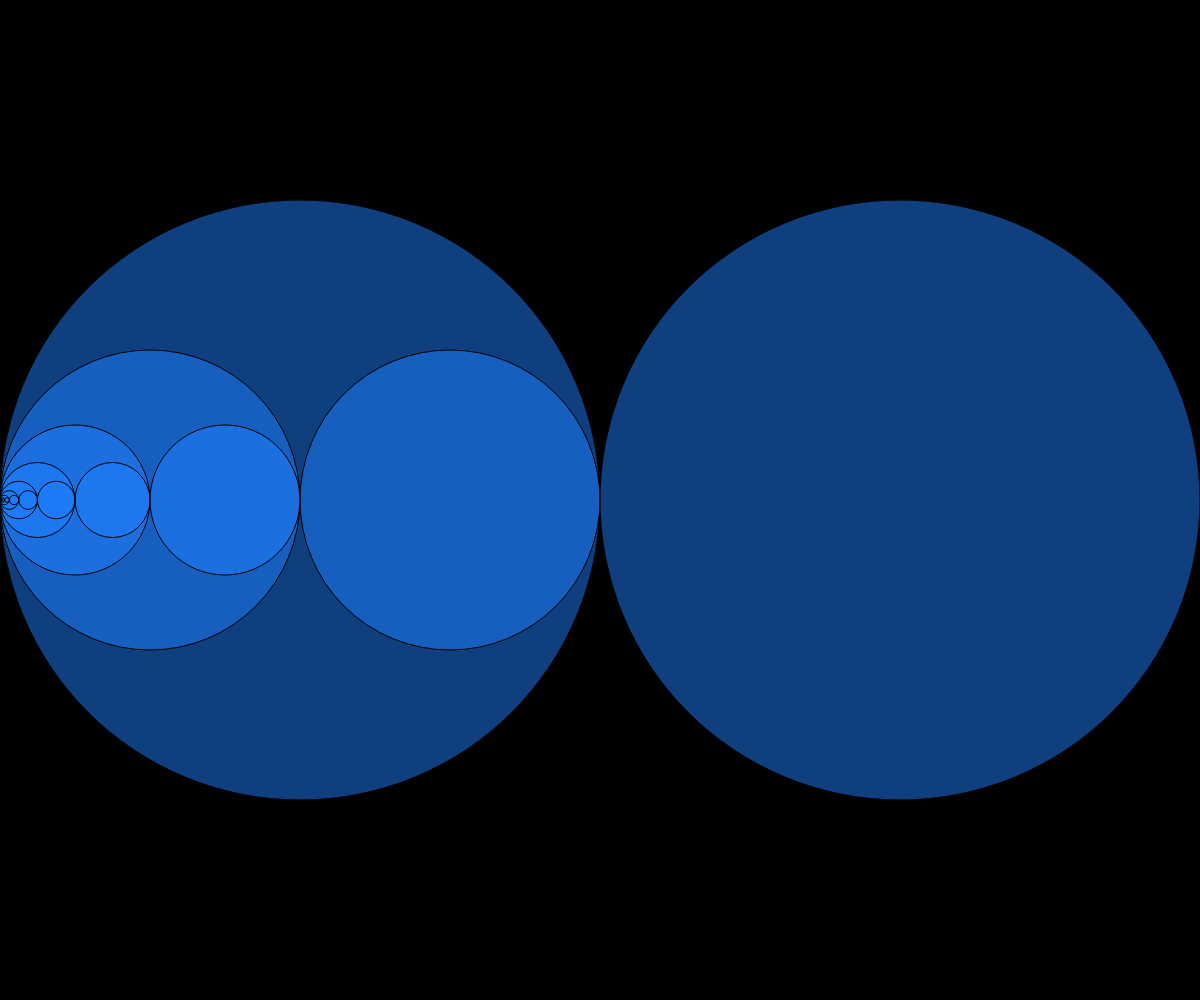
Frame 1 (no input)
Frame 60 (no input): identical to frame 1, image omitted
Frame 120 (the mouse pressed at the canvas centre since frame 60): identical to frame 1, image omitted

The p5.js sketch that drew this single still picture (run headless with seeded random() and noise() and a simulated clock; from frame 60 on, the mouse is pressed at the canvas centre):

// p5.js sketch
// ── sketch.js
function setup() {
  createCanvas(windowWidth, windowHeight);
}

function draw() {
  background(0);
  stroke(0);
  fill(31, 127, 255, 127);
  let x = width / 4.0;
  let y = height / 2.0;
  let diameter = width / 2.0;
  for(let i = 0; i < 10; i++){
    circle(x, y, diameter);
    circle(x + diameter, y, diameter)
    x = x / 2.0;
    diameter = diameter / 2.0; // 直径の半分だけ移動
  }
}
